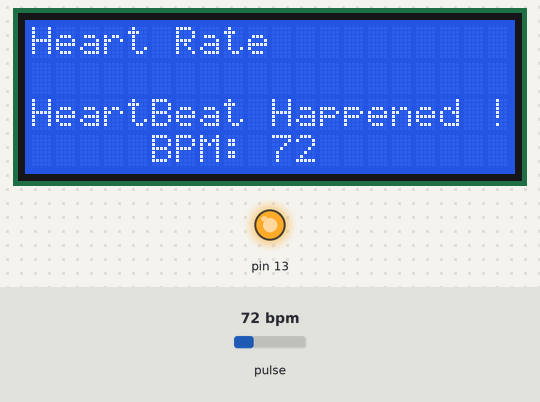
Simulated run of this sketch. Board: Arduino Uno, built with avr-gcc and run on an emulated ATmega328P. Parts: 20×4 character LCD, output pins drawn as LEDs (lit = HIGH). The test bench sets the inputs (shaded band); at power-on: pulse 72 bpm. What the sketch prints to the serial monitor is not drawn.

Above: at 2.6 s.
2.7 s: pulse set to 100 bpm
At 4.4 s:
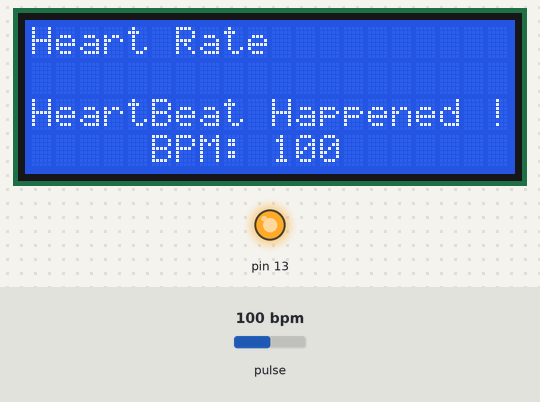
5.5 s: pulse set to 42 bpm
At 7.3 s:
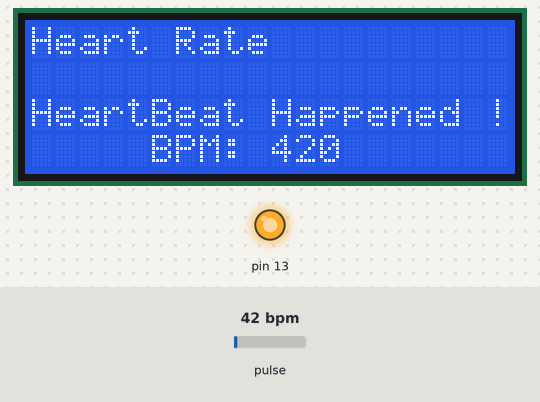
7.8 s: pulse set to 70 bpm
At 9.0 s:
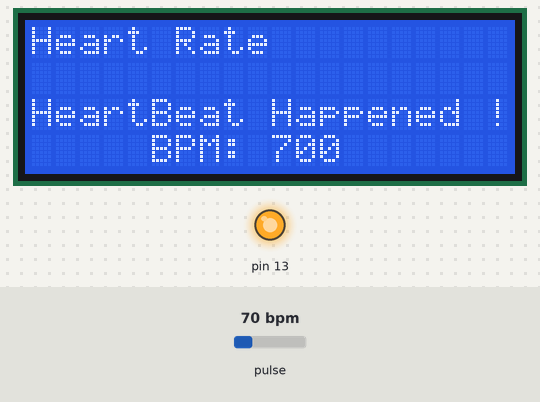
Timing chart, 0 to 10.8 s (numbered marks = the images above; inputs shaded):
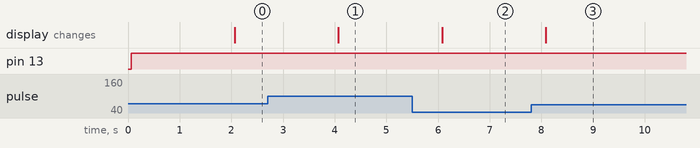

The sketch:

sketch_mar05a.ino
```cpp
#define USE_ARDUINO_INTERRUPTS true // Set-up low-level interrupts for most acurate BPM math.
#include <PulseSensorPlayground.h> // Includes the PulseSensorPlayground Library.
#include<LiquidCrystal.h>
LiquidCrystal lcd(7, 6, 5, 4, 3, 2);

// Variables
const int PulseWire = 0; // PulseSensor PURPLE WIRE connected to ANALOG PIN 0
const int LED13 = 13; // The on-board Arduino LED, close to PIN 13.
int Threshold = 550; // Determine which Signal to "count as a beat" and which to ignore.
// Otherwise leave the default "550" value.

PulseSensorPlayground pulseSensor; // Creates an instance of the PulseSensorPlayground object called "pulseSensor"
void setup() {

Serial.begin(9600); // For Serial Monitor
lcd.begin(20,4);

// Configure the PulseSensor object, by assigning our variables to it.
pulseSensor.analogInput(PulseWire);
pulseSensor.blinkOnPulse(LED13); //auto-magically blink Arduino's LED with heartbeat.
pulseSensor.setThreshold(Threshold);

// Double-check the "pulseSensor" object was created and "began" seeing a signal.
if (pulseSensor.begin()) {
Serial.println("We created a pulseSensor Object !"); //This prints one time at Arduino power-up, or on Arduino reset.
lcd.setCursor(0,0);
lcd.print("Heart Rate ");

}
}

void loop() {

int myBPM = pulseSensor.getBeatsPerMinute(); // Calls function on our pulseSensor object that returns BPM as an "int".
// "myBPM" hold this BPM value now.
if (pulseSensor.sawStartOfBeat()) { // Constantly test to see if "a beat is recorded".
Serial.println("♥ HeartBeat Recorded! "); // If test is "true", print a message "Heartbeat Recorded".
Serial.print("BPM: "); // Print phrase "BPM: "
Serial.println(myBPM); // Print the value inside of myBPM.
lcd.setCursor(0,2);
lcd.print("HeartBeat Happened !"); // If test is "true", print a message "Heartbeat Recorded".
lcd.setCursor(5,3);
lcd.print("BPM: "); // Print phrase "BPM: "
lcd.print(myBPM);
}
delay(2000);
}
```

Measured:
- after the input at 2.7 s, the display: changes after 1.4 s (image 1)
- after the input at 5.5 s, the display: changes after 0.58 s (image 2)
- after the input at 7.8 s, the display: changes after 0.28 s (image 3)
